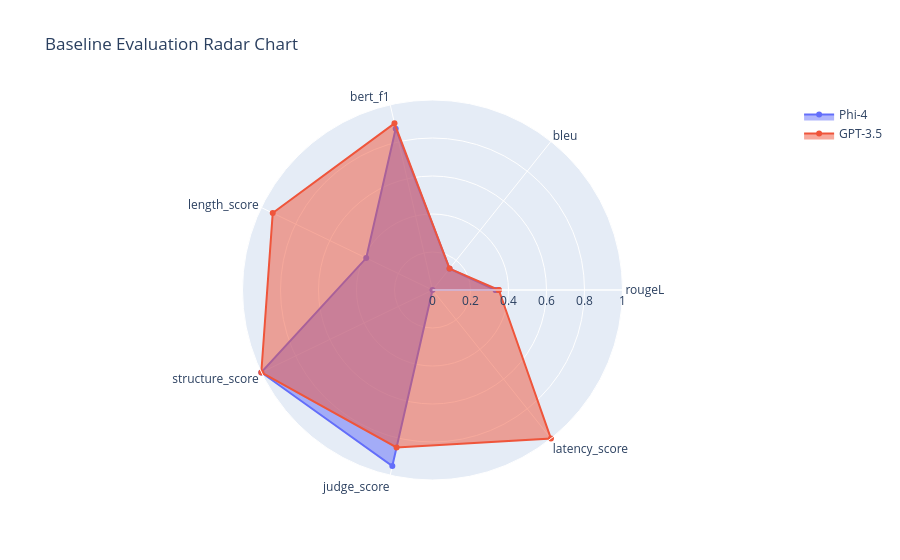

Notebook code cell kept with this figure:
### Code cell
radar_fig = plot_plotly_radar(
    radar_df,
    model_col="model_label",
    metrics=radar_metrics,
    title="Baseline Evaluation Radar Chart",
)

# Show interactive chart inside the notebook
radar_fig.show()

# Save chart
radar_html_path = FIGURES_DIR / f"radar_comparison_{CASE_ID}.html"
radar_png_path = FIGURES_DIR / f"radar_comparison_{CASE_ID}.png"

radar_fig.write_html(str(radar_html_path))
radar_fig.write_image(str(radar_png_path))

print("Saved:", radar_html_path)
print("Saved:", radar_png_path)

### Figure 1 — Plotly figure (JSON) as saved in the notebook; plotly's stock layout.template omitted (floating-point values rounded to 4 significant figures)
{"data": [{"fill": "toself", "name": "Phi-4", "r": [0.3321, 0.1436, 0.8707, 0.3873, 1, 0.95, 0, 0.3321], "theta": ["rougeL", "bleu", "bert_f1", "length_score", "structure_score", "judge_score", "latency_score", "rougeL"], "type": "scatterpolar"}, {"fill": "toself", "name": "GPT-3.5", "r": [0.349, 0.1442, 0.8996, 0.9333, 1, 0.85, 1, 0.349], "theta": ["rougeL", "bleu", "bert_f1", "length_score", "structure_score", "judge_score", "latency_score", "rougeL"], "type": "scatterpolar"}], "layout": {"polar": {"radialaxis": {"range": [0, 1], "visible": true}}, "showlegend": true, "title": {"text": "Baseline Evaluation Radar Chart"}}}
